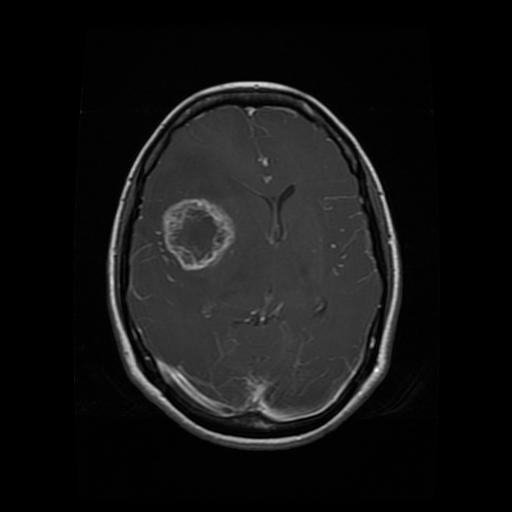
#> input picture Contrast/Img1.jpg, 512 x 512 px, found by its file name
$ jupyter execute --allow-errors Segmentation_threshold.ipynb
#> lines starting #> are read from the running program, lines starting #| are printed output that depends on the picture
#> further down, img is the input picture: shape (512, 512); min 0, max 255, mean 20.2
[cell 1]
import os
import cv2
def threshold_segmentation(image, file):
  import matplotlib
  import matplotlib.pyplot as plt
  import numpy as np
  from skimage import data
  from skimage.filters import threshold_multiotsu
  thresholds = threshold_multiotsu(image)
  # Using the threshold values, we generate the three regions.
  regions = np.digitize(image, bins=thresholds)
  plt.imsave("Image_segmente/"+file+"_Seg.jpg", regions,cmap='jet')
  return regions
#file+"_Seg"
#> (the rest of this cell did not finish here and is left out)

[cell 2]
#Test_Brouillon
import os
import cv2
def threshold_segmentation(image):
  import matplotlib
  import matplotlib.pyplot as plt
  import numpy as np
  from skimage import data
  from skimage.filters import threshold_multiotsu
  thresholds = threshold_multiotsu(image)
#> thresholds = [29, 96]
  # Using the threshold values, we generate the three regions.
  regions = np.digitize(image, bins=thresholds)
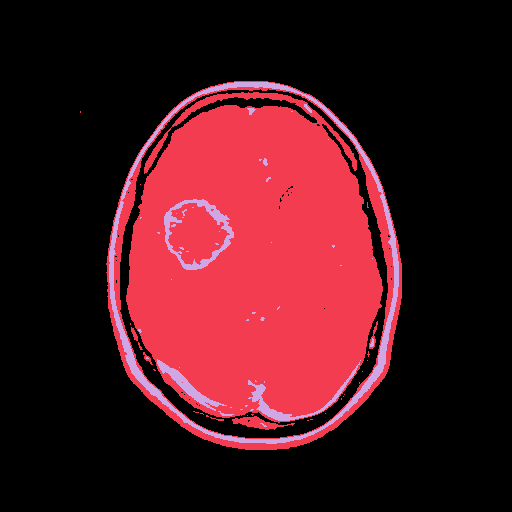
#> regions: shape (512, 512) int64; 3 distinct labels, from 0 to 2; one colour per label, 0 black
  plt.imsave("test/_Seg.jpg", regions,cmap='jet')
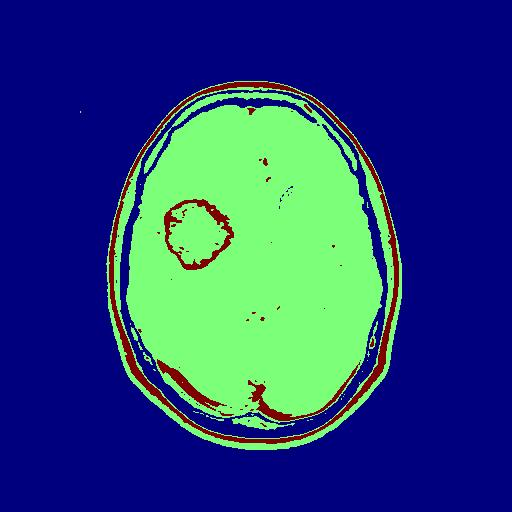
#> saved as _Seg.jpg: shape (512, 512, 3); mean R, G, B 37.2, 67.9, 121.3
  return regions
#file+"_Seg"
img = cv2.imread("img1.jpg", 0)
threshold_segmentation(img)
